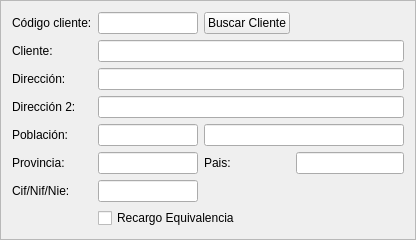
      <widget class="QFrame" name="frame_2">
       <property name="frameShape">
        <enum>QFrame::StyledPanel</enum>
       </property>
       <property name="frameShadow">
        <enum>QFrame::Raised</enum>
       </property>
       <layout class="QGridLayout" name="gridLayout">
        <item row="2" column="1" colspan="3">
         <widget class="QLineEdit" name="txtcDireccion"/>
        </item>
        <item row="4" column="2" colspan="2">
         <widget class="QLineEdit" name="txtcPoblacion">
          <property name="sizePolicy">
           <sizepolicy hsizetype="Expanding" vsizetype="Fixed">
            <horstretch>0</horstretch>
            <verstretch>0</verstretch>
           </sizepolicy>
          </property>
         </widget>
        </item>
        <item row="0" column="1">
         <widget class="QLineEdit" name="txtcCodigoCliente">
          <property name="maximumSize">
           <size>
            <width>100</width>
            <height>16777215</height>
           </size>
          </property>
         </widget>
        </item>
        <item row="0" column="0">
         <widget class="QLabel" name="label_3">
          <property name="text">
           <string>Código cliente:</string>
          </property>
         </widget>
        </item>
        <item row="0" column="2">
         <widget class="QPushButton" name="pushButton">
          <property name="text">
           <string>Buscar Cliente</string>
          </property>
          <property name="icon">
           <iconset resource="terra.qrc">
            <normaloff>:/Icons/PNG/search.png</normaloff>:/Icons/PNG/search.png</iconset>
          </property>
         </widget>
        </item>
        <item row="6" column="1">
         <widget class="QLineEdit" name="txtcCif">
          <property name="maximumSize">
           <size>
            <width>100</width>
            <height>16777215</height>
           </size>
          </property>
         </widget>
        </item>
        <item row="5" column="1">
         <widget class="QLineEdit" name="txtcProvincia">
          <property name="maximumSize">
           <size>
            <width>100</width>
            <height>16777215</height>
           </size>
          </property>
         </widget>
        </item>
        <item row="3" column="0">
         <widget class="QLabel" name="label_6">
          <property name="text">
           <string>Dirección 2:</string>
          </property>
         </widget>
        </item>
        <item row="4" column="0">
         <widget class="QLabel" name="label_7">
          <property name="text">
           <string>Población:</string>
          </property>
         </widget>
        </item>
        <item row="2" column="0">
         <widget class="QLabel" name="label_5">
          <property name="text">
           <string>Dirección:</string>
          </property>
         </widget>
        </item>
        <item row="1" column="1" colspan="3">
         <widget class="QLineEdit" name="txtcCliente"/>
        </item>
        <item row="5" column="3">
         <widget class="QLineEdit" name="txtcPais"/>
        </item>
        <item row="1" column="0">
         <widget class="QLabel" name="label_4">
          <property name="text">
           <string>Cliente:</string>
          </property>
         </widget>
        </item>
        <item row="4" column="1">
         <widget class="QLineEdit" name="txtcCp">
          <property name="minimumSize">
           <size>
            <width>100</width>
            <height>0</height>
           </size>
          </property>
          <property name="maximumSize">
           <size>
            <width>70</width>
            <height>16777215</height>
           </size>
          </property>
         </widget>
        </item>
        <item row="5" column="0">
         <widget class="QLabel" name="label_13">
          <property name="text">
           <string>Provincia:</string>
          </property>
         </widget>
        </item>
        <item row="3" column="1" colspan="3">
         <widget class="QLineEdit" name="txtcDireccion2"/>
        </item>
        <item row="6" column="0">
         <widget class="QLabel" name="label_15">
          <property name="text">
           <string>Cif/Nif/Nie:</string>
          </property>
         </widget>
        </item>
        <item row="7" column="1" colspan="3">
         <widget class="QCheckBox" name="chklRecargoEquivalencia">
          <property name="text">
           <string>Recargo Equivalencia</string>
          </property>
         </widget>
        </item>
        <item row="5" column="2">
         <widget class="QLabel" name="label_14">
          <property name="text">
           <string>Pais:</string>
          </property>
         </widget>
        </item>
       </layout>
      </widget>
